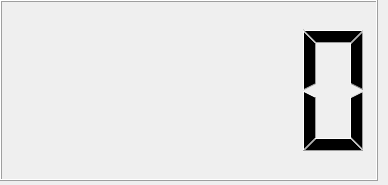
<?xml version="1.0" encoding="UTF-8"?>
<ui version="4.0">
 <class>MainWindow</class>
 <widget class="QMainWindow" name="MainWindow">
  <property name="geometry">
   <rect>
    <x>0</x>
    <y>0</y>
    <width>388</width>
    <height>185</height>
   </rect>
  </property>
  <property name="minimumSize">
   <size>
    <width>388</width>
    <height>185</height>
   </size>
  </property>
  <property name="maximumSize">
   <size>
    <width>388</width>
    <height>185</height>
   </size>
  </property>
  <property name="windowTitle">
   <string>MainWindow</string>
  </property>
  <widget class="QWidget" name="centralwidget">
   <widget class="QLCDNumber" name="lcdNumber">
    <property name="geometry">
     <rect>
      <x>0</x>
      <y>0</y>
      <width>378</width>
      <height>181</height>
     </rect>
    </property>
    <property name="minimumSize">
     <size>
      <width>378</width>
      <height>181</height>
     </size>
    </property>
    <property name="maximumSize">
     <size>
      <width>378</width>
      <height>181</height>
     </size>
    </property>
    <property name="font">
     <font>
      <weight>50</weight>
      <italic>true</italic>
      <bold>false</bold>
     </font>
    </property>
   </widget>
  </widget>
 </widget>
 <resources/>
 <connections/>
</ui>
